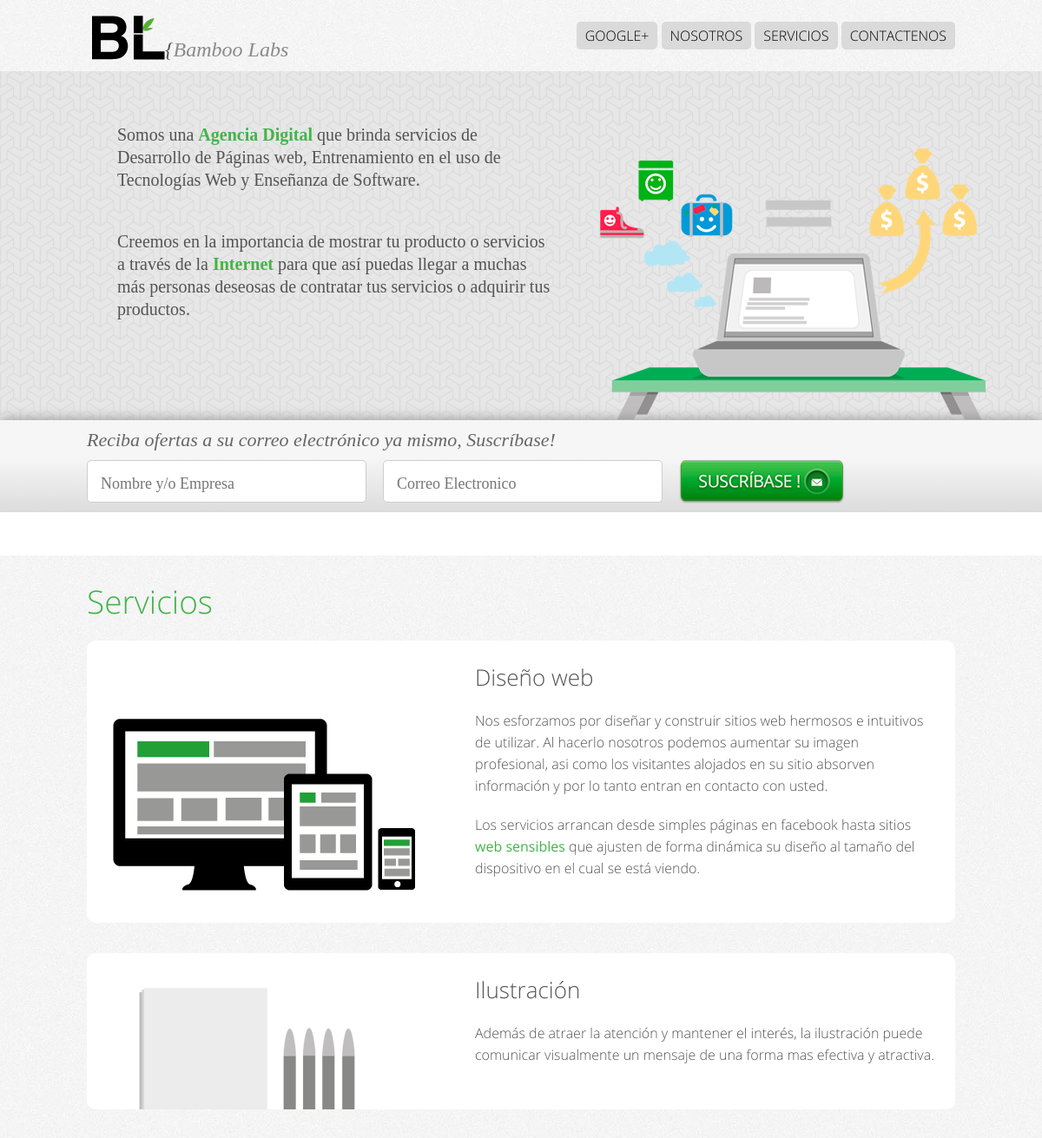
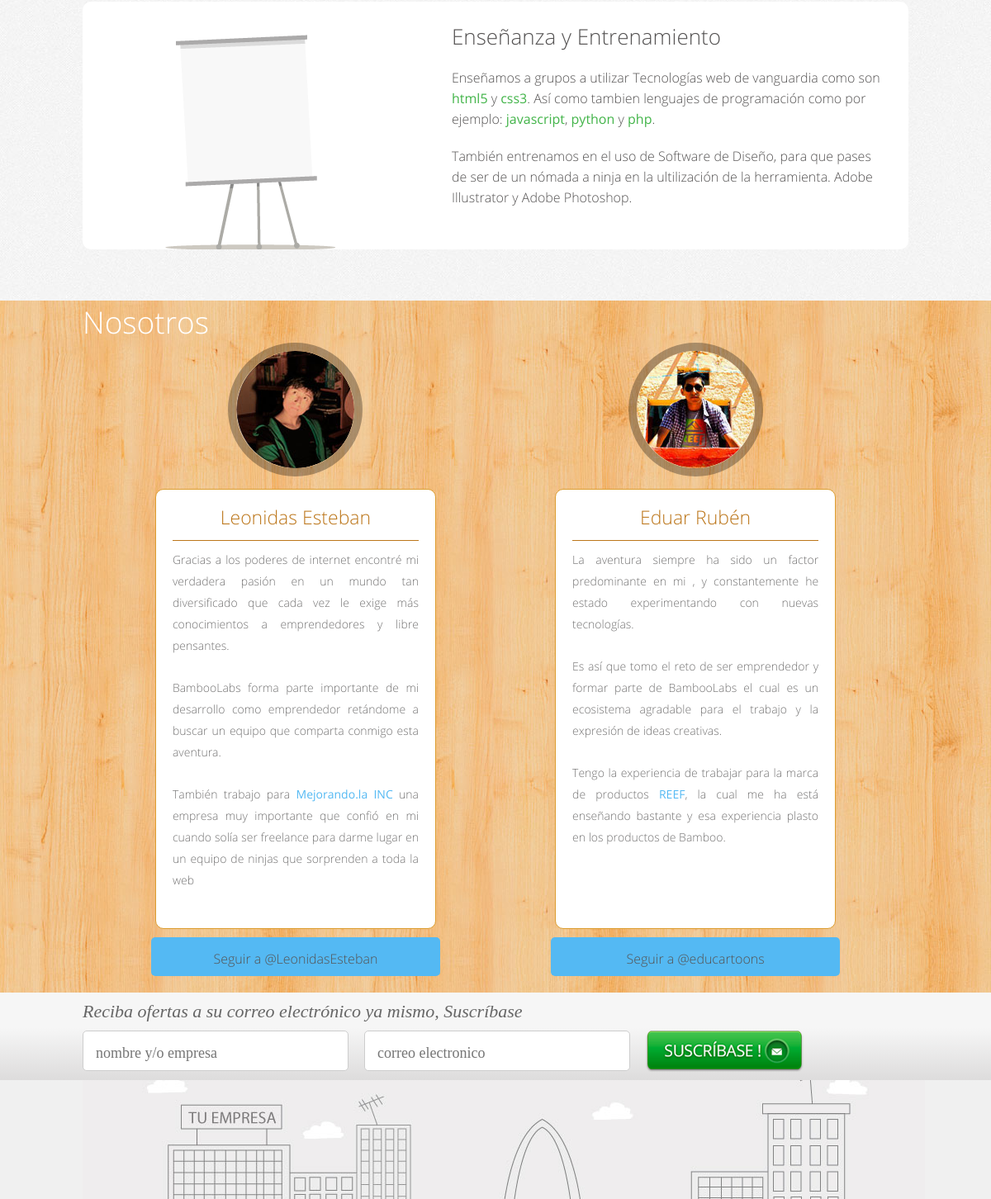
The page / on the database its author committed (2 pictures, top to bottom).
### website/models.py (models this page shows, shortened)
class servicio(models.Model):
	nombre = models.CharField(blank=True, max_length=100) #input["text"]
	clase = models.CharField(blank=True, max_length=100) #input["text"]
	descripcion = models.TextField("descripcion del servicio")

### website/views.py (the view)
# urls.py: url(r'^$', 'website.views.home', name='home'),
def home(request):
    servicios = servicio.objects.all()
    return render_to_response("base.html",context_instance=RequestContext(request,{'servicios':servicios}))

### website/templates/base.html (shortened to what this page needs)
<!doctype html>
<html lang="es">
<head>
	<link rel="stylesheet" href="{{ STATIC_URL }}css/index.css"/>
<link href="{{ STATIC_URL }}css/jquery.alerts.css" rel="stylesheet" type="text/css" media="screen" />
</head>
<body>
	<section id="wrapper">
		<header>
			<div class="content">
				<div id="logo">
					<h1><a href="#"><img src="{{ STATIC_URL }}images/bamboolabs.png" alt="BambooLabs"/>{</a>Bamboo Labs</h1>
				</div>
				<nav class="menu">
					<ul>
						<li><a href="https://plus.google.com/110333585329134536863" rel="publisher">Google+</a></li>
						<li><a href="#nosotros">Nosotros</a></li>
						<li><a href="#servicios">Servicios</a></li>
						<li ><a href="#contacto">Contactenos</a></li>
					</ul>
				</nav>
			</div>
		</header>
		<article id="empresa">
			<div class="content">
				<div class="texto">
					<p>Somos una <span>Agencia Digital</span> que brinda servicios de Desarrollo de Páginas web, Entrenamiento en el uso de Tecnologías Web y Enseñanza de Software.</p>
					<p>Creemos en la importancia de mostrar tu producto o servicios a través de la <span>Internet</span> para que así puedas llegar a muchas más personas deseosas de contratar tus servicios o adquirir tus productos.</p>
				</div>
			</div>
		</article>
		<div class="formulario" id="contacto">
			<div class="content">
				<form action="#" >
					<label>Reciba ofertas a su correo electrónico ya mismo, Suscríbase!</label>
					<input type="text" name="nombre" placeholder="Nombre y/o Empresa" required/>
					<input type="email" name="email" placeholder="Correo Electronico" pattern="^([0-9a-zA-Z]([-.\w]*[0-9a-zA-Z])*@(([0-9a-zA-Z])+([-\w]*[0-9a-zA-Z])*\.)+[a-zA-Z]{2,9})$" required/>
					<input type="submit" name="submit" value=""/>
				</form>
			</div>
		</div>
		<section id="servicios">
			<div class="content">
				<h3>Servicios</h3>
				{% for item in servicios %}
				<article class="{{ item.clase }}">
					<div class="texto">
						<h2>{{ item.nombre }}</h2>
						{{item.descripcion|safe}}
					</div>
				</article>
				{% endfor %}
			</div>
		</section>
		<section id="nosotros">
			<div class="content">
				<h3>Nosotros</h3>
				<article class="team">
					<div class="avatar">
						<img src="{{ STATIC_URL }}images/leonidas.jpg" alt="Leonidas Esteban"/>
					</div>
					<div class="biografia">
						<h3>Leonidas Esteban</h3>
						<p>Gracias a los poderes de internet encontré mi verdadera pasión en un mundo tan diversificado que cada vez le exige más conocimientos a emprendedores y libre pensantes.</p>
						<p>BambooLabs forma parte importante de mi desarrollo como emprendedor retándome a buscar  un equipo que comparta conmigo esta aventura.</p>
						<p>También trabajo para <a href="http://mejorando.la" target="blank">Mejorando.la INC</a> una empresa muy importante que confió en mi cuando solía ser freelance para darme lugar en un equipo de ninjas que sorprenden a toda la web</p>
					</div>
					<div class="twitter">
						<a href="https://twitter.com/LeonidasEsteban" class="twitter-follow-button" data-show-count="true" data-lang="es" data-size="large" data-dnt="true">Seguir a @LeonidasEsteban</a>
					</div>
				</article>
				<article class="team">
					<div class="avatar">
						<img src="{{ STATIC_URL }}images/educartoons.jpg" alt="educartoons"/>
					</div>
					<div class="biografia">
						<h3>Eduar Rubén</h3>
						<p>La aventura siempre ha sido un factor predominante en mi , y constantemente he estado experimentando con nuevas tecnologías.</p>
						<p>Es así que tomo el reto de ser emprendedor y formar parte de BambooLabs el cual es un ecosistema agradable para el trabajo y la expresión de ideas creativas.</p>
						<p>Tengo la experiencia de trabajar para la marca de productos <a href="http://reef.com" target="blank">REEF</a>, la cual me ha está enseñando bastante y esa experiencia plasto en los productos de Bamboo.</p>
					</div>
					<div class="twitter">
						<a href="https://twitter.com/educartoons" class="twitter-follow-button" data-show-count="true" data-lang="es" data-size="large" data-dnt="true">Seguir a @educartoons</a>
					</div>
				</article>
			</div>
		</section>
		<div class="formulario">
			<div class="content">
				<form action="#">
					<label>Reciba ofertas a su correo electrónico ya mismo, Suscríbase</label>
					<input type="text" name="nombre" placeholder="nombre y/o empresa" required/>
					<input type="email" name="email" placeholder="correo electronico" required/>
					<input type="submit" name="submit" value=""/>
				</form>
			</div>
		</div>
		<footer>
			<div class="content">
				<img src="{{ STATIC_URL }}images/tacna.jpg" alt="ciudad de tacna"/>
			</div>
		</footer>
	</section>
</body>
</html>

### rows shown on the page
servicio: shows a picture, nombre "Diseño web", descripcion "Nos esforzamos por diseñar y construir sitios web hermosos e intuitivos de utilizar. Al hacerlo nosotros podemos aumentar su imagen profesional, asi como los visitantes alojados en su sitio absorven información y por lo tanto entran en contacto con usted. Los servicios arrancan desde simples páginas en facebook hasta sitios web sensibles que ajusten de forma dinámica su diseño al tamaño del dispositivo en el cual se está viendo."
servicio: shows a picture, nombre "Ilustración", descripcion "Además de atraer la atención y mantener el interés, la ilustración puede comunicar visualmente un mensaje de una forma mas efectiva y atractiva."
servicio: shows a picture, nombre "Enseñanza y Entrenamiento", descripcion "Enseñamos a grupos a utilizar Tecnologías web de vanguardia como son html5 y css3 . Así como tambien lenguajes de programación como por ejemplo: javascript , python y php . También entrenamos en el uso de Software de Diseño, para que pases de ser de un nómada a ninja en la ultilización de la herramienta. Adobe Illustrator y Adobe Photoshop."
